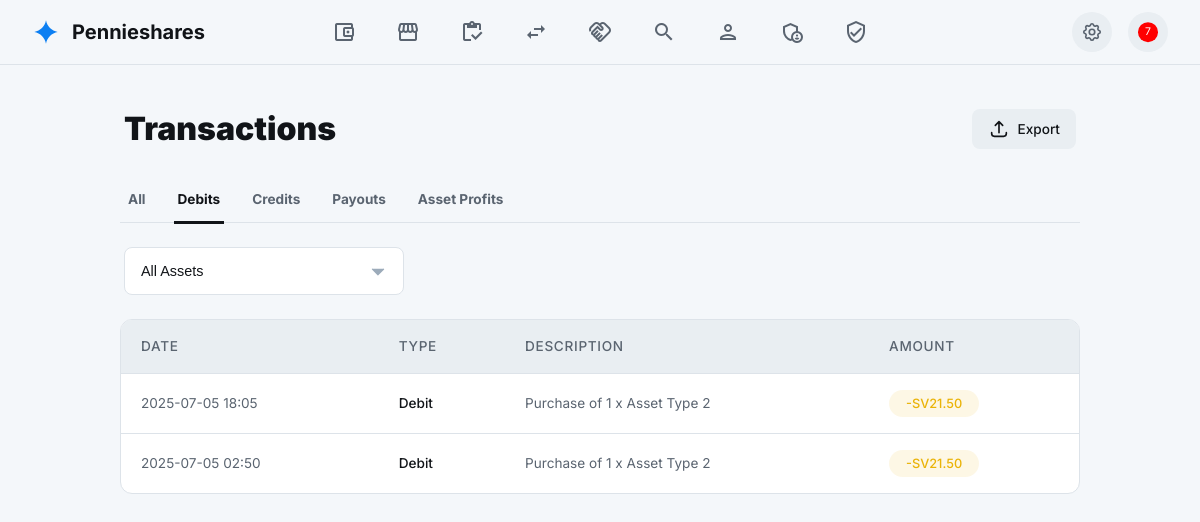
The app's page /transactions?type=debit (signed in) with its own data.
### tables this page shows
CREATE TABLE wallet_transactions (
        id INTEGER PRIMARY KEY AUTOINCREMENT,
        user_id INTEGER NOT NULL,
        type TEXT NOT NULL, -- e.g., 'credit', 'debit', 'transfer_in', 'transfer_out', 'asset_profit'
        amount DECIMAL(10, 2) NOT NULL,
        description TEXT,
        created_at DATETIME DEFAULT CURRENT_TIMESTAMP,
        FOREIGN KEY(user_id) REFERENCES users(id) ON DELETE CASCADE
    );

### src/functions.php (called while the page is built, shortened)
<?php
function getPaginatedWalletTransactions($pdo, $userId, $limit, $offset, $type = null) {
    $sql = "SELECT * FROM wallet_transactions WHERE user_id = ?";
    $params = [$userId];
    if ($type && $type !== 'all') {
        if ($type === 'payout') {
            $sql .= " AND (type = 'payout' OR type = 'transfer_out')";
        } elseif ($type === 'credit') {
            $sql .= " AND (type = 'credit' OR type = 'transfer_in')";
        } else {
            $sql .= " AND type = ?";
            $params[] = $type;
        }
    }
    $sql .= " ORDER BY created_at DESC LIMIT ? OFFSET ?";
    $params[] = $limit;
    $params[] = $offset;
    $stmt = $pdo->prepare($sql);
    $stmt->execute($params);
    return $stmt->fetchAll(PDO::FETCH_ASSOC);
}
?>

### pages/transactions.php (the view, shortened to what this page needs)
<?php
require_once __DIR__ . '/../src/functions.php';
$loggedInUser = $_SESSION['user'];
$loggedInUserId = $loggedInUser['id'];
$transactions_per_page = 12;
$current_page = isset($_GET['page']) && is_numeric($_GET['page']) ? (int)$_GET['page'] : 1;
$offset = ($current_page - 1) * $transactions_per_page;
$filter_type = isset($_GET['type']) ? $_GET['type'] : 'all';
$transactions = getPaginatedWalletTransactions($pdo, $loggedInUserId, $transactions_per_page, $offset, $filter_type);
require_once __DIR__ . '/../assets/template/intro-template.php';
?>
<main>
    <div class="container">
        <div class="page-header">
            <h1 class="page-title">Transactions</h1>
            <button class="btn" id="export-btn">
                <svg class="icon" xmlns="http://www.w3.org/2000/svg" fill="none" viewBox="0 0 24 24" stroke="currentColor"><path stroke-linecap="round" stroke-linejoin="round" d="M4 16v1a3 3 0 003 3h10a3 3 0 003-3v-1m-4-8l-4-4m0 0L8 8m4-4v12" /></svg>
                <span>Export</span>
            </button>
        </div>
        <div class="tabs-nav" id="tabs-container">
            <a href="?type=all" class="tab-link <?php echo ($filter_type == 'all') ? 'active' : ''; ?>" data-filter="all">All</a>
            <a href="?type=debit" class="tab-link <?php echo ($filter_type == 'debit') ? 'active' : ''; ?>" data-filter="debit">Debits</a>
            <a href="?type=credit" class="tab-link <?php echo ($filter_type == 'credit') ? 'active' : ''; ?>" data-filter="credit">Credits</a>
            <a href="?type=payout" class="tab-link <?php echo ($filter_type == 'payout') ? 'active' : ''; ?>" data-filter="payout">Payouts</a>
            <a href="?type=asset_profit" class="tab-link <?php echo ($filter_type == 'asset_profit') ? 'active' : ''; ?>" data-filter="asset_profit">Asset Profits</a>
        </div>
        <div class="filter-controls">
            <select class="form-select" aria-label="Filter by asset">
                <option value="all">All Assets</option>
            </select>
        </div>
        <div class="table-container">
            <table class="history-table">
                <thead>
                    <tr>
                        <th>Date</th>
                        <th>Type</th>
                        <th>Description</th>
                        <th>Amount</th>
                    </tr>
                </thead>
                <tbody id="history-table-body">
                    <?php foreach ($transactions as $transaction): ?>
                        <tr data-type="<?php echo htmlspecialchars($transaction['type']); ?>">
                            <td><?php echo htmlspecialchars(date('Y-m-d H:i', strtotime($transaction['created_at']))); ?></td>
                            <td class="text-main"><?php echo htmlspecialchars(ucwords(str_replace(['_', 'transfer_in', 'transfer_out'], [' ', 'credit', 'payout'], $transaction['type']))); ?></td>
                            <td><?php echo htmlspecialchars($transaction['description']); ?></td>
                            <td>
                                <span class="status-badge <?php echo htmlspecialchars($transaction['type']); ?>">
                                    <?php echo ($transaction['type'] === 'debit' || $transaction['type'] === 'transfer_out' || $transaction['type'] === 'payout') ? '-' : '+'; ?>SV<?php echo number_format(abs($transaction['amount']), 2); ?>
                                </span>
                            </td>
                        </tr>
                    <?php endforeach; ?>
                </tbody>
            </table>
        </div>
    </div>
</main>
<?php
require_once __DIR__ . '/../assets/template/end-template.php';
?>

### assets/template/intro-template.php (style rules this page uses)
:root { --font-primary: 'Inter', 'Noto Sans', sans-serif; --bg-primary-light: #f4f7fa; --bg-secondary-light: #ffffff; --bg-tertiary-light: #e9eef2; --text-primary-light: #111418; --text-secondary-light: #5a6470; --border-color-light: #dde3e9; --accent-color-light: #0c7ff2; --accent-text-light: #ffffff; --bg-primary-dark: #111418; --bg-secondary-dark: #1b2127; --bg-tertiary-dark: #283039; --text-primary-dark: #ffffff; --text-secondary-dark: #9cabba; --border-color-dark: #3b4754; --accent-color-dark: #0c7ff2; --accent-text-dark: #ffffff; --bg-primary: var(--bg-primary-light); --bg-secondary: var(--bg-secondary-light); --bg-tertiary: var(--bg-tertiary-light); --text-primary: var(--text-primary-light); --text-secondary: var(--text-secondary-light); --border-color: var(--border-color-light); --accent-color: var(--accent-color-light); --accent-text: var(--accent-text-light); }
*, *::before, *::after { box-sizing: border-box; margin: 0; padding: 0; }
body { font-family: var(--font-primary); background-color: var(--bg-primary); color: var(--text-primary); min-height: 100vh; font-size: 16px; line-height: 1.5; transition: background-color 0.3s ease, color 0.3s ease; overflow-x: hidden; }
a { text-decoration: none; color: inherit; transition: color 0.2s ease; }
button { font-family: inherit; cursor: pointer; border: none; background: none; color: inherit; }
.icon { width: 24px; height: 24px; stroke-width: 2; display: inline-block; vertical-align: middle; }

### records on screen
wallet_transactions: created_at "2025-07-05 18:05", type "Debit", description "Purchase of 1 x Asset Type 2", amount "21.50"
wallet_transactions: created_at "2025-07-05 02:50", type "Debit", description "Purchase of 1 x Asset Type 2", amount "21.50"
